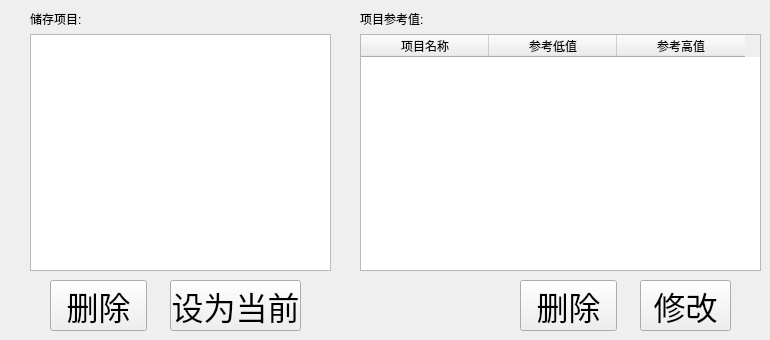
       <widget class="QWidget" name="page_2">
        <widget class="QWidget" name="layoutWidget_2">
         <property name="geometry">
          <rect>
           <x>30</x>
           <y>10</y>
           <width>301</width>
           <height>261</height>
          </rect>
         </property>
         <layout class="QVBoxLayout" name="verticalLayout_21">
          <item>
           <widget class="QLabel" name="label_118">
            <property name="text">
             <string>储存项目:</string>
            </property>
           </widget>
          </item>
          <item>
           <widget class="QListWidget" name="listWidget_setP_2"/>
          </item>
         </layout>
        </widget>
        <widget class="QPushButton" name="pushButton_refer_edit">
         <property name="geometry">
          <rect>
           <x>640</x>
           <y>280</y>
           <width>91</width>
           <height>51</height>
          </rect>
         </property>
         <property name="font">
          <font>
           <pointsize>24</pointsize>
          </font>
         </property>
         <property name="text">
          <string>修改</string>
         </property>
        </widget>
        <widget class="QPushButton" name="pushButton_setitem">
         <property name="geometry">
          <rect>
           <x>170</x>
           <y>280</y>
           <width>131</width>
           <height>51</height>
          </rect>
         </property>
         <property name="font">
          <font>
           <pointsize>24</pointsize>
          </font>
         </property>
         <property name="text">
          <string>设为当前</string>
         </property>
        </widget>
        <widget class="QWidget" name="layoutWidget_4">
         <property name="geometry">
          <rect>
           <x>360</x>
           <y>10</y>
           <width>401</width>
           <height>261</height>
          </rect>
         </property>
         <layout class="QVBoxLayout" name="verticalLayout_3">
          <item>
           <widget class="QLabel" name="label_142">
            <property name="text">
             <string>项目参考值:</string>
            </property>
           </widget>
          </item>
          <item>
           <widget class="QTableWidget" name="tableWidget_refer">
            <property name="minimumSize">
             <size>
              <width>0</width>
              <height>80</height>
             </size>
            </property>
            <attribute name="horizontalHeaderDefaultSectionSize">
             <number>128</number>
            </attribute>
            <column>
             <property name="text">
              <string>项目名称</string>
             </property>
            </column>
            <column>
             <property name="text">
              <string>参考低值</string>
             </property>
            </column>
            <column>
             <property name="text">
              <string>参考高值</string>
             </property>
            </column>
           </widget>
          </item>
         </layout>
        </widget>
        <widget class="QPushButton" name="pushButton_refer_del">
         <property name="geometry">
          <rect>
           <x>520</x>
           <y>280</y>
           <width>97</width>
           <height>51</height>
          </rect>
         </property>
         <property name="font">
          <font>
           <pointsize>24</pointsize>
          </font>
         </property>
         <property name="text">
          <string>删除</string>
         </property>
        </widget>
        <widget class="QPushButton" name="pushButton_deleteitem">
         <property name="geometry">
          <rect>
           <x>50</x>
           <y>280</y>
           <width>97</width>
           <height>51</height>
          </rect>
         </property>
         <property name="font">
          <font>
           <pointsize>24</pointsize>
          </font>
         </property>
         <property name="text">
          <string>删除</string>
         </property>
        </widget>
       </widget>
